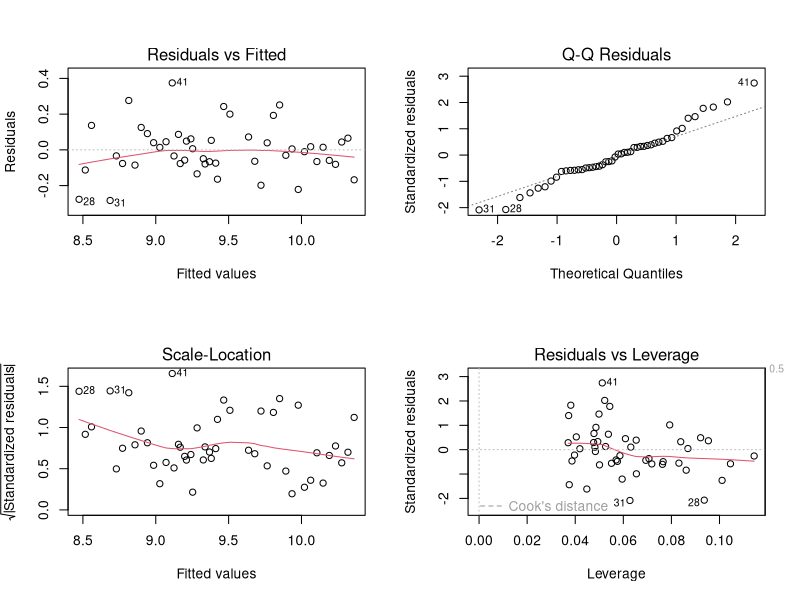
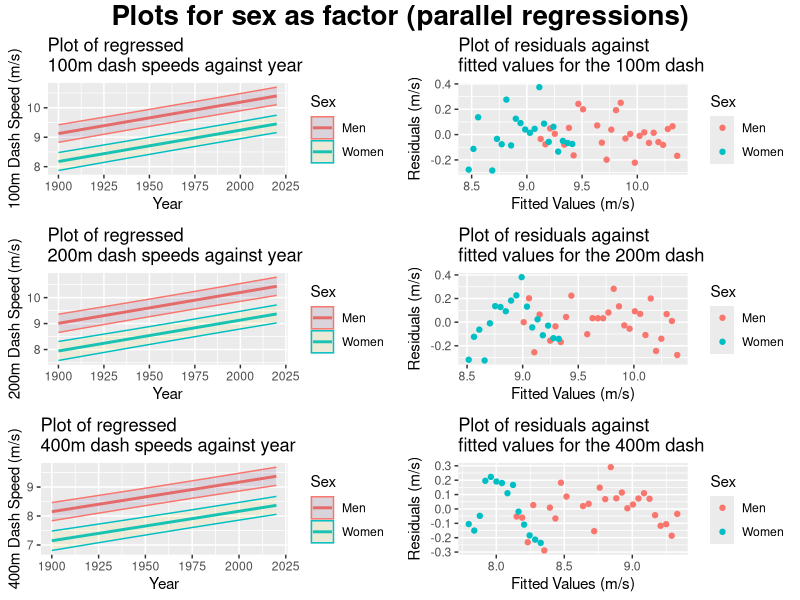
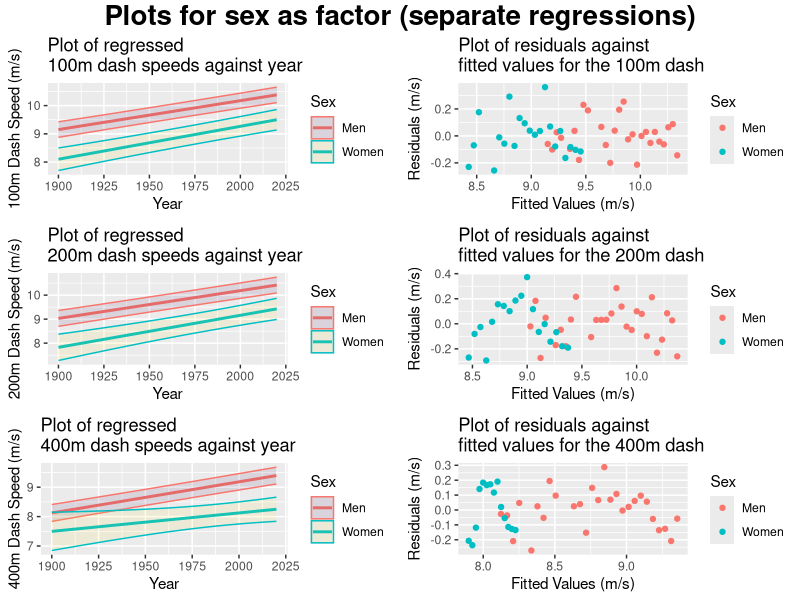

Write the R code that produced these figures, in order.
library(tidyverse)
library(ggplot2)
library(ggpubr)
library(xtable)
library(e1071)
library(viridis)

opts <- options()  # save old options

scale_fill_discrete <- scale_fill_viridis_d

OT2016 <- read.table("Olympictrack2016.txt", header = TRUE)
OT2016$Time.100 <- 100 / OT2016$Time.100
OT2016$Time.200 <- 200 / OT2016$Time.200
OT2016$Time.400 <- 400 / OT2016$Time.400

OT2016_men <- OT2016 %>% filter(Sex == "Men")
OT2016_women <- OT2016 %>% filter(Sex == "Women")


par(mfrow = c(2, 2))
ohmd <- lm(data = OT2016, Time.100 ~ Year + Sex)
thmd <- lm(data = OT2016, Time.200 ~ Year + Sex)
fhmd <- lm(data = OT2016, Time.400 ~ Year + Sex)
summary(ohmd)
summary(thmd)
summary(fhmd)

plot(ohmd)

year_start <- 1900
year_end <- 2020
preddata <- data.frame(Year = rep(seq(year_start, year_end, 1), 2),
                       Sex = factor(rep(
                         c('Men', 'Women'), each = (year_end - year_start) / 1 + 1
                       )))


preddata$Time.100 <- predict(ohmd, preddata)
preddata$Time.100.pred <-
  predict(ohmd, preddata, interval = "prediction", level = 0.95)[, 3]
preddata$Time.100.pred <- preddata$Time.100.pred - preddata$Time.100
preddata$Time.200 <- predict(thmd, preddata)
preddata$Time.200.pred <-
  predict(thmd, preddata, interval = "prediction", level = 0.95)[, 3]
preddata$Time.200.pred <- preddata$Time.200.pred - preddata$Time.200
preddata$Time.400 <- predict(fhmd, preddata)
preddata$Time.400.pred <-
  predict(fhmd, preddata, interval = "prediction", level = 0.95)[, 3]
preddata$Time.400.pred <- preddata$Time.400.pred - preddata$Time.400

p <- ggplot(preddata, aes(x = Year, color = Sex, fill = Sex))
p.100 <-
  p + geom_line(aes(y = Time.100), size = 1) +
  geom_ribbon(aes(
    ymin = Time.100 - Time.100.pred,
    ymax = Time.100 + Time.100.pred
  ),
  alpha = 0.1) + ylab("100m Dash Speed (m/s)") + ggtitle("Plot of regressed \n100m dash speeds against year")
p.200 <- p + geom_line(aes(y = Time.200), size = 1) +
  geom_ribbon(aes(
    ymin = Time.200 - Time.200.pred,
    ymax = Time.200 + Time.200.pred
  ),
  alpha = 0.1) + ylab("200m Dash Speed (m/s)") + ggtitle("Plot of regressed \n200m dash speeds against year")
p.400 <- p + geom_line(aes(y = Time.400), size = 1) +
  geom_ribbon(aes(
    ymin = Time.400 - Time.400.pred,
    ymax = Time.400 + Time.400.pred
  ),
  alpha = 0.1) + ylab("400m Dash Speed (m/s)") + ggtitle("Plot of regressed \n400m dash speeds against year")

pr.100 <-
  ggplot(ohmd, aes(
    x = .fitted,
    y = .resid,
    color = Sex,
    fill = Sex
  )) + geom_point() + xlab("Fitted Values (m/s)") + ylab("Residuals (m/s)") + ggtitle("Plot of residuals against \nfitted values for the 100m dash")
pr.200 <-
  ggplot(thmd, aes(
    x = .fitted,
    y = .resid,
    color = Sex,
    fill = Sex
  )) + geom_point() + xlab("Fitted Values (m/s)") + ylab("Residuals (m/s)") + ggtitle("Plot of residuals against \nfitted values for the 200m dash")
pr.400 <-
  ggplot(fhmd, aes(
    x = .fitted,
    y = .resid,
    color = Sex,
    fill = Sex
  )) + geom_point() + xlab("Fitted Values (m/s)") + ylab("Residuals (m/s)") + ggtitle("Plot of residuals against \nfitted values for the 400m dash")

fig1 <- ggarrange(p.100,
          pr.100,
          p.200,
          pr.200,
          p.400,
          pr.400,
          ncol = 2,
          nrow = 3)

annotate_figure(fig1, top = text_grob("Plots for sex as factor (parallel regressions)", face = "bold", size = 20))


ohmd_m <- lm(data = OT2016_men, Time.100 ~ Year)
thmd_m <- lm(data = OT2016_men, Time.200 ~ Year)
fhmd_m <- lm(data = OT2016_men, Time.400 ~ Year)
summary(ohmd_m)
summary(thmd_m)
summary(fhmd_m)

ohmd_w <- lm(data = OT2016_women, Time.100 ~ Year)
thmd_w <- lm(data = OT2016_women, Time.200 ~ Year)
fhmd_w <- lm(data = OT2016_women, Time.400 ~ Year)
summary(ohmd_w)
summary(thmd_w)
summary(fhmd_w)

preddata_m <- data.frame(Year = rep(seq(year_start, year_end, 1), 1))
preddata_w <- data.frame(Year = rep(seq(year_start, year_end, 1), 1))

preddata_m$Time.100 <- predict(ohmd_m, preddata_m)
preddata_m$Time.100.pred <-
  predict(ohmd_m, preddata_m, interval = "prediction", level = 0.95)[, 3]
preddata_m$Time.100.pred <- preddata_m$Time.100.pred - preddata_m$Time.100
preddata_m$Time.200 <- predict(thmd_m, preddata_m)
preddata_m$Time.200.pred <-
  predict(thmd_m, preddata_m, interval = "prediction", level = 0.95)[, 3]
preddata_m$Time.200.pred <- preddata_m$Time.200.pred - preddata_m$Time.200
preddata_m$Time.400 <- predict(fhmd_m, preddata_m)
preddata_m$Time.400.pred <-
  predict(fhmd_m, preddata_m, interval = "prediction", level = 0.95)[, 3]
preddata_m$Time.400.pred <- preddata_m$Time.400.pred - preddata_m$Time.400

preddata_w$Time.100 <- predict(ohmd_w, preddata_w)
preddata_w$Time.100.pred <-
  predict(ohmd_w, preddata_w, interval = "prediction", level = 0.95)[, 3]
preddata_w$Time.100.pred <- preddata_w$Time.100.pred - preddata_w$Time.100
preddata_w$Time.200 <- predict(thmd_w, preddata_w)
preddata_w$Time.200.pred <-
  predict(thmd_w, preddata_w, interval = "prediction", level = 0.95)[, 3]
preddata_w$Time.200.pred <- preddata_w$Time.200.pred - preddata_w$Time.200
preddata_w$Time.400 <- predict(fhmd_w, preddata_w)
preddata_w$Time.400.pred <-
  predict(fhmd_w, preddata_w, interval = "prediction", level = 0.95)[, 3]
preddata_w$Time.400.pred <- preddata_w$Time.400.pred - preddata_w$Time.400

preddata_nonpar <- bind_rows(preddata_m, preddata_w, .id = "Sex")
preddata_nonpar$Sex <- factor(preddata_nonpar$Sex)
levels(preddata_nonpar$Sex) <- c("Men", "Women")

ohmd_m <- fortify(ohmd_m)
ohmd_m$Sex <- as.factor("Men")
ohmd_w <- fortify(ohmd_w)
ohmd_w$Sex <- as.factor("Women")
thmd_m <- fortify(thmd_m)
thmd_m$Sex <- as.factor("Men")
thmd_w <- fortify(thmd_w)
thmd_w$Sex <- as.factor("Women")
fhmd_m <- fortify(fhmd_m)
fhmd_m$Sex <- as.factor("Men")
fhmd_w <- fortify(fhmd_w)
fhmd_w$Sex <- as.factor("Women")


p <- ggplot(preddata_nonpar, aes(x = Year, color = Sex, fill = Sex))
p.100 <-
  p + geom_line(aes(y = Time.100), size = 1) +
  geom_ribbon(aes(
    ymin = Time.100 - Time.100.pred,
    ymax = Time.100 + Time.100.pred
  ),
  alpha = 0.1) + ylab("100m Dash Speed (m/s)") + ggtitle("Plot of regressed \n100m dash speeds against year")
p.200 <- p + geom_line(aes(y = Time.200), size = 1) +
  geom_ribbon(aes(
    ymin = Time.200 - Time.200.pred,
    ymax = Time.200 + Time.200.pred
  ),
  alpha = 0.1) + ylab("200m Dash Speed (m/s)") + ggtitle("Plot of regressed \n200m dash speeds against year")
p.400 <- p + geom_line(aes(y = Time.400), size = 1) +
  geom_ribbon(aes(
    ymin = Time.400 - Time.400.pred,
    ymax = Time.400 + Time.400.pred
  ),
  alpha = 0.1) + ylab("400m Dash Speed (m/s)") + ggtitle("Plot of regressed \n400m dash speeds against year")

pr.100 <-
  ggplot(mapping = aes(
    x = .fitted,
    y = .resid,
    color = Sex,
    fill = Sex
  )) + geom_point(data = ohmd_m) + geom_point(data = ohmd_w)  + xlab("Fitted Values (m/s)") + ylab("Residuals (m/s)") + ggtitle("Plot of residuals against \nfitted values for the 100m dash")
pr.200 <-
  ggplot(mapping = aes(
    x = .fitted,
    y = .resid,
    color = Sex,
    fill = Sex
  )) + geom_point(data = thmd_m) + geom_point(data = thmd_w) + xlab("Fitted Values (m/s)") + ylab("Residuals (m/s)") + ggtitle("Plot of residuals against \nfitted values for the 200m dash")
pr.400 <-
  ggplot(mapping = aes(
    x = .fitted,
    y = .resid,
    color = Sex,
    fill = Sex
  )) + geom_point(data = fhmd_m) + geom_point(data = fhmd_w) + xlab("Fitted Values (m/s)") + ylab("Residuals (m/s)") + ggtitle("Plot of residuals against \nfitted values for the 400m dash")

fig1 <- ggarrange(p.100,
                  pr.100,
                  p.200,
                  pr.200,
                  p.400,
                  pr.400,
                  ncol = 2,
                  nrow = 3)

annotate_figure(fig1, top = text_grob("Plots for sex as factor (separate regressions)", face = "bold", size = 20))


